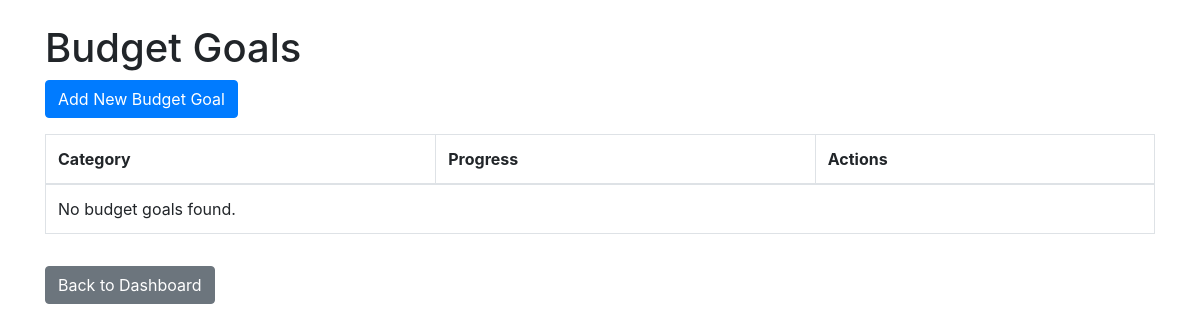
Page /budget-goals/ (signed in) on the earlier database version.
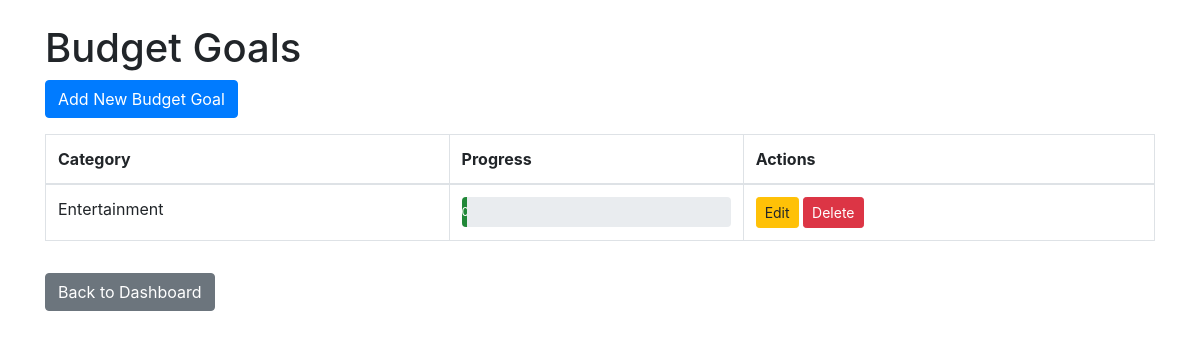
Same page on the later database version.
### finance/models.py (models this page shows, shortened)
class BudgetGoal(models.Model):
    user = models.ForeignKey(User, on_delete=models.CASCADE)  # Link to user
    category = models.CharField(max_length=100)  # Expense category
    goal_amount = models.DecimalField(max_digits=10, decimal_places=2)  # Goal amount for the budget

### finance/views.py (the view)
# urls.py: path('budget-goals/', views.budget_goals, name='budget_goals'),
@login_required
def budget_goals(request):
    budget_goals = BudgetGoal.objects.filter(user=request.user)
    transactions = Transaction.objects.filter(user=request.user, transaction_type='Expense')
    spent_per_category = transactions.values('category').annotate(total_spent=Sum('amount'))
    progress = {}
    for goal in budget_goals:
        spent = next((item['total_spent'] for item in spent_per_category if item['category'] == goal.category), 0)
        progress[goal.category] = {
            'goal': goal.goal_amount,
            'spent': spent,
            'remaining': max(goal.goal_amount - spent, 0),
            'percentage': min((spent / goal.goal_amount) * 100, 100) if goal.goal_amount > 0 else 0
        }
    context = {
        'budget_goals': budget_goals,
        'progress': progress,
    }
    return render(request, 'budget_goals.html', context)

### finance/templatetags/custom_filters.py (called while the page is built)
@register.filter
def get_item(dictionary, key):
    return dictionary.get(key)

### finance/templates/budget_goals.html (shortened to what this page needs)
{% load custom_filters %}
<!DOCTYPE html>
<html lang="en">
<head>
    <link href="https://stackpath.bootstrapcdn.com/bootstrap/4.5.2/css/bootstrap.min.css" rel="stylesheet">
</head>
<body>
    <div class="container mt-4">
        <h1>Budget Goals</h1>
        <a href="{% url 'add_budget_goal' %}" class="btn btn-primary mb-3">Add New Budget Goal</a>
        <table class="table table-bordered">
            <thead>
                <tr>
                    <th>Category</th>
                    <th>Progress</th>
                    <th>Actions</th>
                </tr>
            </thead>
            <tbody>
                {% for goal in budget_goals %}
                <tr>
                    <td>{{ goal.category }}</td>
                    <td>
                        <div class="progress" style="height: 30px;">
                            <div class="progress-bar" role="progressbar"
                                 style="width: {{ progress|get_item:goal.category|get_item:'percentage'|floatformat:1 }}%; background-color: #218838;"
                                 aria-valuenow="{{ progress|get_item:goal.category|get_item:'percentage'|floatformat:1 }}"
                                 aria-valuemin="0" aria-valuemax="100"
                                 data-toggle="tooltip"
                                 title="Spent: {{ progress|get_item:goal.category|get_item:'spent' }} Remaining: {{ progress|get_item:goal.category|get_item:'remaining' }} Goal : {{ progress|get_item:goal.category|get_item:'goal' }}">
                            </div>
                        </div>
                    </td>
                    <td>
                        <a href="{% url 'edit_budget_goal' goal.id %}" class="btn btn-sm btn-warning">Edit</a>
                        <a href="{% url 'delete_budget_goal' goal.id %}" class="btn btn-sm btn-danger">Delete</a>
                    </td>
                </tr>
                {% empty %}
                <tr>
                    <td colspan="3">No budget goals found.</td>
                </tr>
                {% endfor %}
            </tbody>
        </table>
        <a href="{% url 'dashboard' %}" class="btn btn-secondary mt-3">Back to Dashboard</a>
    </div>
</body>
</html>

### finance/templates/budget_goals.html (style rules this page uses)
.progress-bar { min-width: 2%; }

Differences in the rows shown:
added BudgetGoal: category "Entertainment"
Other differences:
text no longer shown: "No budget goals found."
